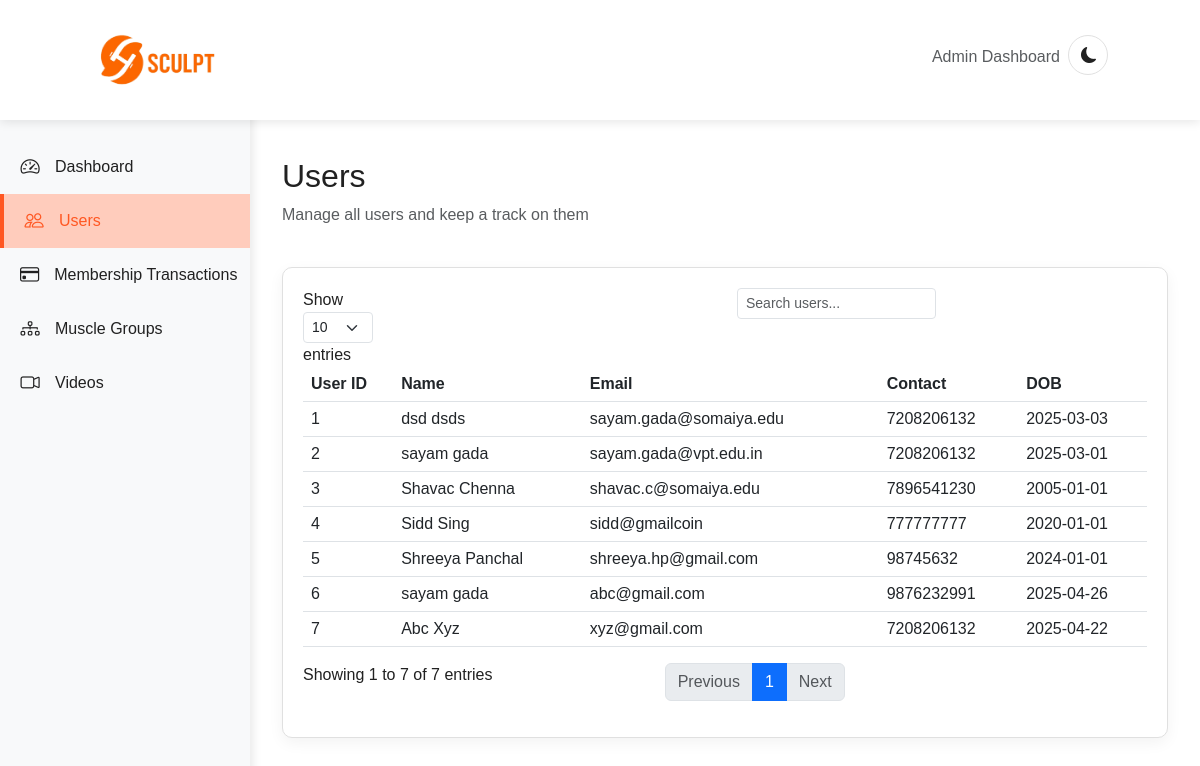
The page /admin_users.php on the database its author committed.
### tables this page shows
CREATE TABLE `users` (
  `user_id` int(11) NOT NULL,
  `user_name` varchar(255) NOT NULL,
  `user_email` varchar(255) NOT NULL,
  `user_contact` varchar(255) NOT NULL,
  `user_dob` date NOT NULL,
  `user_password` varchar(255) NOT NULL,
  `video_count` int(11) NOT NULL DEFAULT 5,
  `user_age` int(11) DEFAULT NULL,
  `user_weight` int(11) DEFAULT NULL,
  `user_height` int(11) DEFAULT NULL,
  `membership_plan` varchar(255) DEFAULT NULL,
  `membership_start_date` date DEFAULT NULL,
  `membership_end_date` date DEFAULT NULL
);

### admin_users.php (the view, shortened to what this page needs)
<?php
include_once './db_connect.php';
$sql = "SELECT * FROM users";
$users = mysqli_query($conn, $sql);
?>
<html lang="en">
<head>
    <link href="https://cdn.jsdelivr.net/npm/bootstrap@5.3.0/dist/css/bootstrap.min.css" rel="stylesheet">
    <link rel="stylesheet" href="https://cdn.jsdelivr.net/npm/bootstrap-icons@1.10.0/font/bootstrap-icons.css">
    <link rel="stylesheet" href="./CSS/admin_dashboard.css">
</head>
<body class="light-mode">
    <div class="sidebar" id="sidebar">
        <ul class="sidebar-menu">
            <li class="sidebar-menu-item">
                <a href="./admin_dashboard.php" class="sidebar-menu-link">
                    <i class="bi bi-speedometer2 sidebar-menu-icon"></i>
                    <span class="sidebar-menu-text">Dashboard</span>
                </a>
            </li>
            <li class="sidebar-menu-item">
                <a href="#" class="sidebar-menu-link active">
                    <i class="bi bi-people sidebar-menu-icon"></i>
                    <span class="sidebar-menu-text">Users</span>
                </a>
            </li>
            <li class="sidebar-menu-item">
                <a href="./admin_membership_transaction.php" class="sidebar-menu-link">
                    <i class="bi bi-credit-card sidebar-menu-icon"></i>
                    <span class="sidebar-menu-text">Membership Transactions</span>
                </a>
            </li>
            <li class="sidebar-menu-item">
                <a href="./admin_muscle.php" class="sidebar-menu-link">
                    <i class="bi bi-diagram-3 sidebar-menu-icon"></i>
                    <span class="sidebar-menu-text">Muscle Groups</span>
                </a>
            </li>
            <li class="sidebar-menu-item">
                <a href="./admin_videos.php" class="sidebar-menu-link">
                    <i class="bi bi-camera-video sidebar-menu-icon"></i>
                    <span class="sidebar-menu-text">Videos</span>
                </a>
            </li>
        </ul>
    </div>
    <nav class="navbar navbar-expand-lg fixed-top">
        <div class="container-fluid">
            <a class="navbar-brand ms-5 ps-4" href="#"><img src="./Images/loho.png" alt="logo" style="max-height: 10vh;"></a>
            <div style="display: flex; justify-content: space-between; align-self: center; min-width: 15vw; padding-right: 5rem;">
                <p class="text-muted" style="padding-top: 10px;">Admin Dashboard</p>
                <button id="theme-toggle" class="btn rounded-circle ms-2">
                    <i class="bi bi-moon-fill"></i>
                </button>
            </div>
        </div>
    </nav>
    <div class="main-content" id="main-content">
        <div class="container-fluid" style="margin-top: 2rem;">
            <div class="row mb-4">
                <div class="col-12 d-flex justify-content-between align-items-center">
                    <div>
                        <h2>Users</h2>
                        <p class="text-muted">Manage all users and keep a track on them</p>
                    </div>
                </div>
            </div>
            <div class="row">
                <div class="col-12">
                    <div class="dashboard-card">
                        <div class="table-responsive">
                            <table id="usersTable" class="table table-hover">
                                <thead>
                                    <tr>
                                        <th>User ID</th>
                                        <th>Name</th>
                                        <th>Email</th>
                                        <th>Contact</th>
                                        <th>DOB</th>
                                    </tr>
                                </thead>
                                <tbody>
                                    <?php
                                    if (mysqli_num_rows($users) > 0) {
                                        while ($user = mysqli_fetch_assoc($users)) { ?>
                                            <tr>
                                                <td><?= $user['user_id']; ?></td>
                                                <td><?= $user['user_name']; ?></td>
                                                <td><?= $user['user_email']; ?></td>
                                                <td><?= $user['user_contact'] ?></td>
                                                <td><?= $user['user_dob']; ?></td>
                                            </tr>
                                    <?php
                                        }
                                    }
                                    ?>
                                </tbody>
                            </table>
                        </div>
                    </div>
                </div>
            </div>
        </div>
    </div>
</body>
</html>

### CSS/admin_dashboard.css (style rules this page uses)
:root { --primary-color: #ff5722; --primary-dark: #e64a19; --primary-light: #ffccbc; --secondary-color: #212121; --light-color: #f5f5f5; --dark-color: #121212; --text-light: #f5f5f5; --text-dark: #212121; --gray-light: #f0f0f0; --gray-dark: #333333; --transition: all 0.3s ease; }
body.light-mode { --bg-color: #ffffff; --text-color: #212121; --card-bg: #ffffff; --card-border: #e0e0e0; --navbar-bg: rgba(255, 255, 255, 0.95); --footer-bg: #212121; --footer-text: #f5f5f5; --sidebar-bg: #f8f9fa; --sidebar-hover: #f0f0f0; --sidebar-active: #ff5722; --sidebar-active-bg: #ffccbc; }
body { font-family: "Poppins", sans-serif; background-color: var(--bg-color); color: var(--text-color); transition: var(--transition); min-height: 100vh; }
.navbar { background-color: var(--navbar-bg); box-shadow: 0 2px 10px rgba(0, 0, 0, 0.1); transition: var(--transition); padding: 15px 0; z-index: 1030; }
.navbar-brand { color: var(--primary-color) !important; font-weight: bold; font-size: 1.5rem; }
#theme-toggle { width: 40px; height: 40px; background-color: var(--card-bg); border: 1px solid var(--card-border); color: var(--text-color); transition: var(--transition); }
.sidebar { position: fixed; top: 0; left: 0; height: 100vh; width: 250px; background-color: var(--sidebar-bg); transition: var(--transition); z-index: 1040; padding-top: 70px; box-shadow: 2px 0 10px rgba(0, 0, 0, 0.1); }
.sidebar-menu { list-style: none; padding: 0; margin: 0; }
.sidebar-menu-item { padding: 0; transition: var(--transition); }
.sidebar-menu-link { display: flex; align-items: center; padding: 15px 20px; color: var(--text-color); text-decoration: none; transition: var(--transition); white-space: nowrap; overflow: hidden; }
.sidebar-menu-link.active { background-color: var(--sidebar-active-bg); color: var(--sidebar-active); border-left: 4px solid var(--primary-color); }
.sidebar-menu-icon { font-size: 1.2rem; margin-right: 15px; width: 20px; text-align: center; }
.main-content { margin-left: 250px; padding: 125px 20px 20px; transition: var(--transition); min-height: 100vh; }
.dashboard-card { background-color: var(--card-bg); border-radius: 10px; box-shadow: 0 5px 15px rgba(0, 0, 0, 0.05); padding: 20px; margin-bottom: 20px; transition: var(--transition); border: 1px solid var(--card-border); }
@media (min-width: 992px) { .sidebar { z-index: 0; top: 70px; } }

### rows shown on the page
users: user_id "1", user_name "dsd dsds", user_email "sayam.gada@somaiya.edu", user_contact "7208206132", user_dob "2025-03-03"
users: user_id "2", user_name "sayam gada", user_email "sayam.gada@vpt.edu.in", user_contact "7208206132", user_dob "2025-03-01"
users: user_id "3", user_name "Shavac Chenna", user_email "shavac.c@somaiya.edu", user_contact "7896541230", user_dob "2005-01-01"
users: user_id "4", user_name "Sidd Sing", user_email "sidd@gmailcoin", user_contact "777777777", user_dob "2020-01-01"
users: user_id "5", user_name "Shreeya Panchal", user_email "shreeya.hp@gmail.com", user_contact "98745632", user_dob "2024-01-01"
users: user_id "6", user_name "sayam gada", user_email "abc@gmail.com", user_contact "9876232991", user_dob "2025-04-26"
users: user_id "7", user_name "Abc Xyz", user_email "xyz@gmail.com", user_contact "7208206132", user_dob "2025-04-22"
